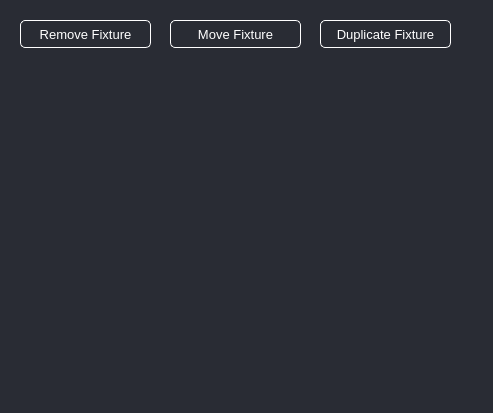
<?xml version="1.0" encoding="UTF-8"?>
<ui version="4.0">
 <class>Form</class>
 <widget class="QWidget" name="Form">
  <property name="geometry">
   <rect>
    <x>0</x>
    <y>0</y>
    <width>493</width>
    <height>413</height>
   </rect>
  </property>
  <property name="windowTitle">
   <string>Form</string>
  </property>
  <property name="styleSheet">
   <string notr="true">QWidget{
background-color:#292C34;
color:white;
}</string>
  </property>
  <widget class="QPushButton" name="remove_fixture_button">
   <property name="geometry">
    <rect>
     <x>20</x>
     <y>20</y>
     <width>131</width>
     <height>28</height>
    </rect>
   </property>
   <property name="font">
    <font>
     <pointsize>10</pointsize>
    </font>
   </property>
   <property name="styleSheet">
    <string notr="true">QPushButton{
border: 1px solid white;
border-radius: 5px;
background-color: #292C34;
color: white;
}</string>
   </property>
   <property name="text">
    <string>Remove Fixture</string>
   </property>
  </widget>
  <widget class="QPushButton" name="move_fixture_button">
   <property name="geometry">
    <rect>
     <x>170</x>
     <y>20</y>
     <width>131</width>
     <height>28</height>
    </rect>
   </property>
   <property name="font">
    <font>
     <pointsize>10</pointsize>
    </font>
   </property>
   <property name="styleSheet">
    <string notr="true">QPushButton{
border: 1px solid white;
border-radius: 5px;
background-color: #292C34;
color: white;
}</string>
   </property>
   <property name="text">
    <string>Move Fixture</string>
   </property>
  </widget>
  <widget class="QPushButton" name="duplicate_fixture_button">
   <property name="geometry">
    <rect>
     <x>320</x>
     <y>20</y>
     <width>131</width>
     <height>28</height>
    </rect>
   </property>
   <property name="font">
    <font>
     <pointsize>10</pointsize>
    </font>
   </property>
   <property name="styleSheet">
    <string notr="true">QPushButton{
border: 1px solid white;
border-radius: 5px;
background-color: #292C34;
color: white;
}</string>
   </property>
   <property name="text">
    <string>Duplicate Fixture</string>
   </property>
  </widget>
 </widget>
 <resources/>
 <connections/>
</ui>
